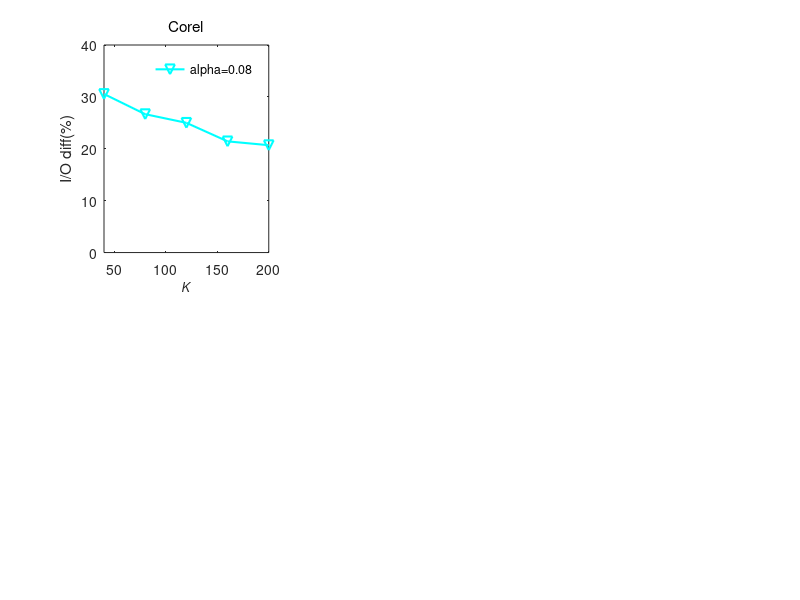

Here is the MATLAB script that generated this plot: (Note: this script raises an error after producing the figure.)
%% optimal I/O cost diff percent
% some common config
linesolid = ['-ks'; '-ro'; '-g^'; '-cv'; '-md'; '-ko';'-rv'];
linedashed = [':ks'; ':ro'; ':g^'; ':cv'; ':md'; ':ko';':rv'];
hold on;
box on;
set(gcf,'Position',[100 100 1400, 720]);

% Corel
subplot(2,3,1);
x_nk = [40:40:200];
y = [0.305555556,0.266666667,0.25,0.214285714,0.206896552];
plot(...
    x_nk, y(1,:)*100, linesolid(4,:),...
    'LineWidth',1.5, 'MarkerSize',7);
title('Corel', 'Fontname', 'Helvetica', 'FontAngle', 'Normal', 'FontWeight', 'Normal');
xlabel('K');
ylabel('I/O diff(%)');
h=legend('alpha=0.08');
set(h, 'EdgeColor', 'White', 'Location', 'NorthEast');
axis([40,200, 0, 40]);
set(get(gca,'XLabel'),'FontSize',9, 'FontAngle', 'Italic', 'FontWeight', 'Normal', 'Vertical','top');
set(get(gca,'YLabel'),'FontSize',10, 'FontAngle', 'Italic', 'FontWeight', 'Normal', 'Vertical','bottom');
set(gca, 'Fontname', 'Helvetica',  'FontSize',10);
set(gca, 'XTick', x_nk');
set(gca, 'YTick', [0:10:40]);

% Aerial
subplot(2,3,2);
x_nk = [300:100:700];
y = [0.219512195,0.2,0.171052632,0.176470588,0.162337662];
plot(...
    x_nk, y*100, linesolid(3,:),...
    'LineWidth',1.5, 'MarkerSize',7);
title('Aerial', 'Fontname', 'Helvetica', 'FontAngle', 'Normal', 'FontWeight', 'Normal');
xlabel('K');
ylabel('I/O diff(%)');
h=legend('alpha=0.06');
set(h, 'EdgeColor', 'White', 'Location', 'NorthEast');
axis([300,700, 0, 40]);
set(get(gca,'XLabel'),'FontSize',9, 'FontAngle', 'Italic', 'FontWeight', 'Normal', 'Vertical','top');
set(get(gca,'YLabel'),'FontSize',10, 'FontAngle', 'Italic', 'FontWeight', 'Normal', 'Vertical','bottom');
set(gca, 'Fontname', 'Helvetica',  'FontSize',10);
set(gca, 'XTick', x_nk');
set(gca, 'YTick', [0:10:40]);

% WT
subplot(2,3,3);
x_nk = [800:200:1600];
y = [0.209302326,0.189655172,0.18466899,0.18466899,0.174216028];
plot(...
    x_nk, y*100, linesolid(2,:),...
    'LineWidth',1.5, 'MarkerSize',7);
title('WT', 'Fontname', 'Helvetica', 'FontAngle', 'Normal', 'FontWeight', 'Normal');
xlabel('K');
ylabel('I/O diff(%)');
h=legend('WT alpha=0.04');
set(h, 'EdgeColor', 'White', 'Location', 'NorthEast');
axis([800, 1600, 0, 40]);
set(get(gca,'XLabel'),'FontSize',9, 'FontAngle', 'Italic', 'FontWeight', 'Normal', 'Vertical','top');
set(get(gca,'YLabel'),'FontSize',10, 'FontAngle', 'Italic', 'FontWeight', 'Normal', 'Vertical','bottom');
set(gca, 'Fontname', 'Helvetica',  'FontSize',10);
set(gca, 'XTick', x_nk');
set(gca, 'YTick', [0:10:40]);
